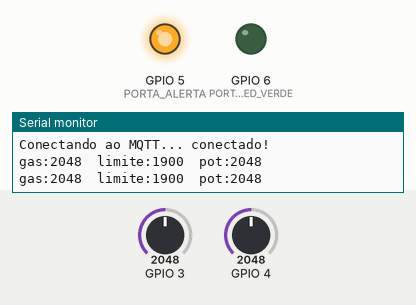
This sketch was run on a simulated ESP32-C3. On the bench: output pins drawn as LEDs (lit = HIGH), the last lines printed to the serial monitor. Inputs (shaded band) come from the test bench; at power-on: GPIO 4 = 2048, GPIO 3 = 2048 (analog values on the 0–4095 scale). WiFi joins after 1.5 s; servers stay silent unless stated; the local clock reads 2024-03-15 10:24:30 at power-on unless the sketch sets it; no MQTT or app messages arrive unless stated.

Above: at 2.7 s.
2.8 s: GPIO 4 set to 2232
4.3 s: GPIO 4 set to 2372
At 5.7 s:
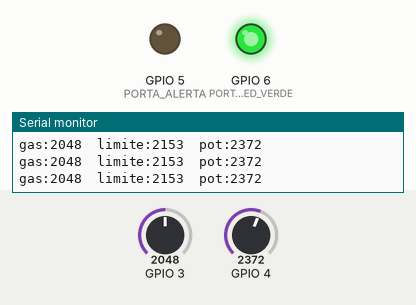
6.0 s: GPIO 4 set to 2047
At 6.9 s:
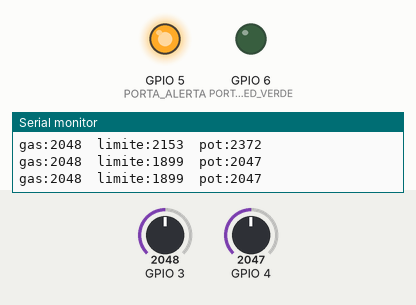
7.5 s: GPIO 4 set to 2866
At 8.1 s:
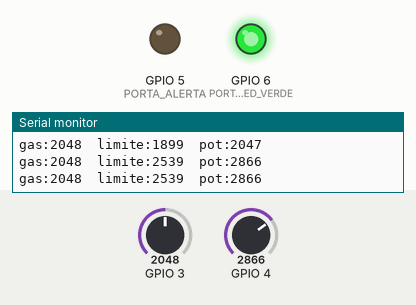
Timing chart, 0 to 10.0 s (numbered marks = the images above; inputs shaded):
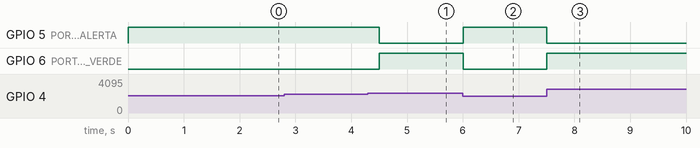

Measured:
- the behaviour switches between 2302 and 2303 on GPIO 4 (found by bisection; images 0 and 1)
- after the input at 4.3 s, GPIO 5 (PORTA_ALERTA): HIGH → LOW after 0.21 s; GPIO 6 (PORTA_LED_VERDE): LOW → HIGH after 0.21 s
- after the input at 6.0 s, GPIO 5 (PORTA_ALERTA): LOW → HIGH at once; GPIO 6 (PORTA_LED_VERDE): HIGH → LOW at once
- after the input at 7.5 s, GPIO 5 (PORTA_ALERTA): HIGH → LOW at once; GPIO 6 (PORTA_LED_VERDE): LOW → HIGH at once

The sketch:

DetectorDeGasComDashboard.ino
```cpp
/*
 * Projeto: Detector de Gas com Dashboard Web + MQTT/EMQX (acesso de qualquer lugar)
 * Placa:   ESP32C3 Super Mini
 *
 * Dashboard local (mesma rede Wi-Fi):
 *   http://detector-gas.local   ou   http://<IP mostrado no monitor serial>
 *
 * Dashboard remoto (qualquer lugar):
 *   docs/index.html (publicado no GitHub Pages), conectado ao mesmo broker MQTT
 *
 * Biblioteca necessaria (Gerenciador de Bibliotecas da Arduino IDE):
 *   PubSubClient  (autor: Nick O'Leary)
 *
 * Senhas e usuarios ficam no arquivo secrets.h (fora do git).
 * Copie secrets.example.h para secrets.h e preencha.
 *
 * O potenciometro ajusta o LIMITE do nivel de gas:
 *   limite mais baixo  = detector mais sensivel (dispara com menos gas)
 *   limite mais alto   = detector menos sensivel
 *
 * A leitura do sensor e o alerta rodam numa tarefa separada, entao o
 * detector continua funcionando mesmo se o Wi-Fi ou a internet cairem.
 */

#include <WiFi.h>
#include <WiFiClientSecure.h>
#include <WebServer.h>
#include <ESPmDNS.h>
#include <PubSubClient.h>
#include <time.h>
#include <sys/time.h>

#include "secrets.h"   // WIFI_SSID, WIFI_SENHA, MQTT_USUARIO, MQTT_SENHA (nao vai para o git)


// === CONFIGURACAO DO WI-FI ====================

// Nome para acessar como http://<NOME_MDNS>.local
#define NOME_MDNS           "detector-gas"

// Tempo maximo esperando o Wi-Fi conectar ao ligar (ms)
#define TEMPO_MAX_WIFI      15000

// Descomente se a placa nao conectar no Wi-Fi (antena fraca de algumas Super Mini)
// #define WIFI_POTENCIA_REDUZIDA

// ==============================================


// === CONFIGURACAO DO MQTT (EMQX Cloud Serverless) =

// Endereco do deployment (campo "Address" na pagina Overview do EMQX Cloud)
#define MQTT_HOST           "z2d90268.ala.us-east-1.emqxsl.com"
#define MQTT_PORTA          8883

// Usuario e senha do ESP32 ficam no secrets.h

// Identificacao deste detector nas mensagens (campo "id")
#define ID_DISPOSITIVO      "detector-01"

// Prefixo dos topicos. Precisa ser igual ao do docs/index.html
#define MQTT_TOPICO_BASE    "detector-gas"

// De quanto em quanto tempo a leitura atual e enviada para a nuvem (ms).
// Alem disso, toda mudanca de estado (normal <-> critico) e enviada na hora.
// O plano gratis do EMQX tem 1 GB de trafego por mes: com 1000 ms o detector
// gasta uns 250 MB/mes. Com 500 ms passa de 400 MB; abaixo disso nao recomendo.
#define INTERVALO_PUBLICACAO_MQTT  1000

// De quanto em quanto tempo a lista de leituras e reenviada (ms)
// (serve para o dashboard remoto ja abrir com a lista preenchida)
#define INTERVALO_HISTORICO_MQTT   60000

// Tempo entre tentativas de reconexao ao broker (ms)
#define INTERVALO_RECONEXAO_MQTT   10000

// Descomente SO para teste, se a conexao falhar por causa do certificado.
// A conexao continua criptografada, mas sem confirmar que o servidor e o EMQX.
// #define MQTT_SEM_VERIFICAR_CERTIFICADO

// ==============================================


// === PORTAS ===================================
// Entradas analogicas precisam ficar entre GPIO0 e GPIO4 (ADC1),
// porque o ADC2 (GPIO5) nao funciona com o Wi-Fi ligado.

#define PORTA_SENSOR         3   // AO do MQ2 (passando pelo divisor de tensao)
#define PORTA_POTENCIOMETRO  4   // pino do meio do potenciometro
#define PORTA_ALERTA         5   // buzzer ou LED vermelho
#define PORTA_LED_VERDE      6   // LED verde

// ==============================================


// === AJUSTES DO LIMITE (POTENCIOMETRO) ========

// Faixa do limite que o potenciometro consegue ajustar
#define LIMITE_MINIMO        300    // potenciometro todo para um lado
#define LIMITE_MAXIMO        3500   // potenciometro todo para o outro lado

// Troque para 1 se quiser que o giro funcione ao contrario
#define INVERTER_POT         0

// Calibracao do potenciometro: leitura nas pontas do giro.
// Olhe o "pot:" no monitor serial com o potenciometro todo para cada lado
// e coloque os valores aqui se o ajuste nao estiver usando o giro todo.
#define POT_LEITURA_MINIMA   0
#define POT_LEITURA_MAXIMA   4095

// ==============================================


// === AJUSTES DA LEITURA =======================

// Intervalo em milissegundos entre as leituras
#define INTERVALO_LEITURAS   500

// Quantas leituras sao feitas e tiradas a media (reduz o "tremido" do ADC)
#define AMOSTRAS_MEDIA       16

// Margem para desligar o alerta: so desliga quando o gas cair
// HISTERESE pontos abaixo do limite. Use 0 para desativar.
#define HISTERESE            50

// Quantidade de leituras guardadas para a lista dos dashboards
#define TAMANHO_HISTORICO    60

// ==============================================


// === TOPICOS MQTT (montados a partir do prefixo) =

#define TOPICO_LEITURA      MQTT_TOPICO_BASE "/leitura"
#define TOPICO_HISTORICO    MQTT_TOPICO_BASE "/historico"
#define TOPICO_STATUS       MQTT_TOPICO_BASE "/status"

// ==============================================


// === CERTIFICADO RAIZ (DigiCert Global Root G2, usado pelo EMQX Cloud Serverless) =
// Se a conexao falhar com codigo -2, baixe o certificado na pagina Overview do
// deployment (arquivo emqxsl-ca.crt), abra no Bloco de Notas e cole o conteudo
// aqui no lugar deste, mantendo as linhas BEGIN e END.

static const char CERTIFICADO_RAIZ[] = R"CERT(
-----BEGIN CERTIFICATE-----
MIIDjjCCAnagAwIBAgIQAzrx5qcRqaC7KGSxHQn65TANBgkqhkiG9w0BAQsFADBh
MQswCQYDVQQGEwJVUzEVMBMGA1UEChMMRGlnaUNlcnQgSW5jMRkwFwYDVQQLExB3
d3cuZGlnaWNlcnQuY29tMSAwHgYDVQQDExdEaWdpQ2VydCBHbG9iYWwgUm9vdCBH
MjAeFw0xMzA4MDExMjAwMDBaFw0zODAxMTUxMjAwMDBaMGExCzAJBgNVBAYTAlVT
MRUwEwYDVQQKEwxEaWdpQ2VydCBJbmMxGTAXBgNVBAsTEHd3dy5kaWdpY2VydC5j
b20xIDAeBgNVBAMTF0RpZ2lDZXJ0IEdsb2JhbCBSb290IEcyMIIBIjANBgkqhkiG
9w0BAQEFAAOCAQ8AMIIBCgKCAQEAuzfNNNx7a8myaJCtSnX/RrohCgiN9RlUyfuI
2/Ou8jqJkTx65qsGGmvPrC3oXgkkRLpimn7Wo6h+4FR1IAWsULecYxpsMNzaHxmx
1x7e/dfgy5SDN67sH0NO3Xss0r0upS/kqbitOtSZpLYl6ZtrAGCSYP9PIUkY92eQ
q2EGnI/yuum06ZIya7XzV+hdG82MHauVBJVJ8zUtluNJbd134/tJS7SsVQepj5Wz
tCO7TG1F8PapspUwtP1MVYwnSlcUfIKdzXOS0xZKBgyMUNGPHgm+F6HmIcr9g+UQ
vIOlCsRnKPZzFBQ9RnbDhxSJITRNrw9FDKZJobq7nMWxM4MphQIDAQABo0IwQDAP
BgNVHRMBAf8EBTADAQH/MA4GA1UdDwEB/wQEAwIBhjAdBgNVHQ4EFgQUTiJUIBiV
5uNu5g/6+rkS7QYXjzkwDQYJKoZIhvcNAQELBQADggEBAGBnKJRvDkhj6zHd6mcY
1Yl9PMWLSn/pvtsrF9+wX3N3KjITOYFnQoQj8kVnNeyIv/iPsGEMNKSuIEyExtv4
NeF22d+mQrvHRAiGfzZ0JFrabA0UWTW98kndth/Jsw1HKj2ZL7tcu7XUIOGZX1NG
Fdtom/DzMNU+MeKNhJ7jitralj41E6Vf8PlwUHBHQRFXGU7Aj64GxJUTFy8bJZ91
8rGOmaFvE7FBcf6IKshPECBV1/MUReXgRPTqh5Uykw7+U0b6LJ3/iyK5S9kJRaTe
pLiaWN0bfVKfjllDiIGknibVb63dDcY3fe0Dkhvld1927jyNxF1WW6LZZm6zNTfl
MrY=
-----END CERTIFICATE-----
)CERT";

// ==============================================


// === VARIAVEIS GLOBAIS ========================

WebServer         servidor(80);
WiFiClientSecure  clienteSeguro;
PubSubClient      mqtt(clienteSeguro);

// Protege os dados compartilhados entre a tarefa do sensor e o resto do programa
SemaphoreHandle_t mutexDados;

uint16_t historicoValores[TAMANHO_HISTORICO];
uint16_t historicoLimites[TAMANHO_HISTORICO];
uint32_t historicoTempos[TAMANHO_HISTORICO];   // millis() de cada leitura
bool     historicoCritico[TAMANHO_HISTORICO];
uint8_t  indiceHistorico = 0;
uint8_t  totalHistorico  = 0;

volatile uint16_t nivelAtual   = 0;
volatile uint16_t limiteAtual  = LIMITE_MINIMO;
volatile uint16_t leituraPot   = 0;
volatile bool     nivelCritico = false;

bool horaSincronizada = false;
unsigned long ultimaTentativaMqtt = 0;
unsigned long ultimoHistoricoMqtt = 0;
unsigned long ultimaPublicacaoMqtt = 0;

// Numero sequencial de cada mensagem de leitura (volta a 0 quando a placa reinicia).
// Permite contar mensagens perdidas: lacunas no seq = mensagens que nao chegaram.
uint32_t seqLeitura = 0;
bool     estadoPublicado = false;   // ultimo estado enviado (para mandar mudancas na hora)

// ==============================================


// === PAGINA DO DASHBOARD LOCAL ================

const char PAGINA[] = R"rawliteral(
<!DOCTYPE html>
<html lang="pt-BR">
<head>
<meta charset="utf-8">
<meta name="viewport" content="width=device-width, initial-scale=1">
<title>Detector de Gás</title>
<style>
  :root{
    --fundo:#e9edf1; --painel:#ffffff; --texto:#1d2733; --suave:#5d6b7a;
    --seguro:#1f8a4c; --perigo:#c4291c; --trilho:#d3dae2; --linha:#c9d1da;
  }
  @media (prefers-color-scheme: dark){
    :root{
      --fundo:#141a20; --painel:#1e262e; --texto:#e6ebf0; --suave:#93a1b0;
      --seguro:#3fbf73; --perigo:#ff5a4a; --trilho:#2d3742; --linha:#2d3742;
    }
  }
  *{box-sizing:border-box}
  body{margin:0;font-family:system-ui,-apple-system,"Segoe UI",Roboto,sans-serif;
       background:var(--fundo);color:var(--texto)}
  main{max-width:560px;margin:0 auto;padding:20px 16px 40px}
  h1{font-size:1.25rem;margin:0 0 16px}
  .painel{background:var(--painel);border-radius:10px;padding:20px;margin-bottom:16px}
  .leitura{display:flex;align-items:baseline;justify-content:space-between;gap:12px}
  #valor{font-size:3.5rem;font-weight:700;font-variant-numeric:tabular-nums;line-height:1}
  #status{font-weight:600;font-size:1.05rem}
  .barra{position:relative;height:22px;background:var(--trilho);border-radius:11px;
         overflow:hidden;margin-top:18px}
  #preenche{height:100%;width:0;background:var(--seguro);transition:width .3s,background .3s}
  #limite{position:absolute;top:0;bottom:0;width:3px;background:var(--texto);opacity:.6;
          transition:left .3s}
  .escala{display:flex;justify-content:space-between;color:var(--suave);
          font-size:.8rem;margin-top:6px}
  #txtLimite{color:var(--texto);font-weight:600}
  h2{font-size:1rem;margin:0 0 10px}
  .tabela{max-height:50vh;overflow-y:auto}
  table{width:100%;border-collapse:collapse;font-variant-numeric:tabular-nums}
  th,td{text-align:left;padding:7px 4px;border-bottom:1px solid var(--linha)}
  th{color:var(--suave);font-weight:500;font-size:.85rem;position:sticky;top:0;background:var(--painel)}
  td.alto{color:var(--perigo);font-weight:700}
</style>
</head>
<body>
<main>
  <h1>Detector de gás</h1>

  <section class="painel">
    <div class="leitura">
      <div id="valor">--</div>
      <div id="status">Conectando…</div>
    </div>
    <div class="barra"><div id="preenche"></div><div id="limite"></div></div>
    <div class="escala"><span>0</span><span id="txtLimite">Limite</span><span>4095</span></div>
  </section>

  <section class="painel">
    <h2>Últimas leituras</h2>
    <div class="tabela">
      <table>
        <thead><tr><th>Hora</th><th>Nível</th><th>Limite</th></tr></thead>
        <tbody id="lista"></tbody>
      </table>
    </div>
  </section>
</main>

<script>
const $ = id => document.getElementById(id);

async function atualizar(){
  try{
    const r = await fetch('/dados');
    const d = await r.json();

    $('valor').textContent = d.atual;
    $('status').textContent = d.critico ? 'Nível crítico' : 'Normal';
    $('status').style.color = d.critico ? 'var(--perigo)' : 'var(--seguro)';

    $('preenche').style.width = (d.atual / 4095 * 100) + '%';
    $('preenche').style.background = d.critico ? 'var(--perigo)' : 'var(--seguro)';
    $('limite').style.left = (d.limite / 4095 * 100) + '%';
    $('txtLimite').textContent = 'Limite ' + d.limite;

    const agora = Date.now();
    $('lista').innerHTML = d.historico.map(([t, v, l, c]) => {
      const hora = new Date(agora - (d.agora - t)).toLocaleTimeString('pt-BR');
      return '<tr><td>' + hora + '</td><td class="' + (c ? 'alto' : '') + '">' + v +
             '</td><td>' + l + '</td></tr>';
    }).join('');
  }catch(e){
    $('status').textContent = 'Sem resposta do ESP32. Verifique o Wi-Fi.';
    $('status').style.color = 'var(--suave)';
  }
}

setInterval(atualizar, 500);
atualizar();
</script>
</body>
</html>
)rawliteral";

// ==============================================


// === FUNCOES DO SENSOR ========================

// Le uma porta analogica varias vezes e devolve a media
uint16_t lerMedia(uint8_t porta) {
    uint32_t soma = 0;
    for (uint8_t i = 0; i < AMOSTRAS_MEDIA; i++) {
        soma += analogRead(porta);
    }
    return soma / AMOSTRAS_MEDIA;
}

// Le o potenciometro e converte para um valor de limite
uint16_t lerLimite() {
    leituraPot = lerMedia(PORTA_POTENCIOMETRO);

    long pot = constrain((long)leituraPot, (long)POT_LEITURA_MINIMA, (long)POT_LEITURA_MAXIMA);
    if (INVERTER_POT) {
        pot = POT_LEITURA_MINIMA + POT_LEITURA_MAXIMA - pot;
    }

    return map(pot, POT_LEITURA_MINIMA, POT_LEITURA_MAXIMA, LIMITE_MINIMO, LIMITE_MAXIMO);
}

// Le o sensor e o potenciometro, aciona as saidas e guarda no historico
void lerSensor() {
    uint16_t nivel  = lerMedia(PORTA_SENSOR);
    uint16_t limite = lerLimite();
    bool critico    = nivelCritico;

    // Liga o alerta acima do limite; so desliga quando cair abaixo de (limite - HISTERESE)
    if (!critico && nivel > limite) {
        critico = true;
    }
    else if (critico && nivel + HISTERESE < limite) {
        critico = false;
    }

    digitalWrite(PORTA_ALERTA, critico);
    digitalWrite(PORTA_LED_VERDE, !critico);

    xSemaphoreTake(mutexDados, portMAX_DELAY);
    nivelAtual   = nivel;
    limiteAtual  = limite;
    nivelCritico = critico;

    historicoValores[indiceHistorico] = nivel;
    historicoLimites[indiceHistorico] = limite;
    historicoTempos[indiceHistorico]  = millis();
    historicoCritico[indiceHistorico] = critico;
    indiceHistorico = (indiceHistorico + 1) % TAMANHO_HISTORICO;

    if (totalHistorico < TAMANHO_HISTORICO) totalHistorico++;

    xSemaphoreGive(mutexDados);

    // Formato compativel com o Plotter Serial da Arduino IDE
    Serial.printf("gas:%u\tlimite:%u\tpot:%u\n", nivel, limite, (uint16_t)leituraPot);
}

// Tarefa que roda sozinha, independente do Wi-Fi e do MQTT
void tarefaSensor(void* parametro) {
    TickType_t ultimoDespertar = xTaskGetTickCount();
    while(1) {
        lerSensor();
        vTaskDelayUntil(&ultimoDespertar, pdMS_TO_TICKS(INTERVALO_LEITURAS));
    }
}

// ==============================================


// === FUNCOES DO DASHBOARD LOCAL ===============

void enviarPagina() {
    servidor.send(200, "text/html; charset=utf-8", PAGINA);
}

// Envia os dados em JSON (leitura mais recente primeiro)
void enviarDados() {
    String json;
    json.reserve(96 + TAMANHO_HISTORICO * 28);

    xSemaphoreTake(mutexDados, portMAX_DELAY);
    json = "{\"atual\":"   + String(nivelAtual) +
           ",\"limite\":"  + String(limiteAtual) +
           ",\"critico\":" + String(nivelCritico ? "true" : "false") +
           ",\"agora\":"   + String(millis()) +
           ",\"historico\":[";

    for (uint8_t i = 0; i < totalHistorico; i++) {
        uint8_t pos = (indiceHistorico + TAMANHO_HISTORICO - 1 - i) % TAMANHO_HISTORICO;
        if (i > 0) json += ",";
        json += "[" + String(historicoTempos[pos]) +
                "," + String(historicoValores[pos]) +
                "," + String(historicoLimites[pos]) +
                "," + String(historicoCritico[pos] ? 1 : 0) + "]";
    }
    xSemaphoreGive(mutexDados);

    json += "]}";
    servidor.send(200, "application/json", json);
}

// ==============================================


// === FUNCOES DO MQTT ==========================

// Hora atual em milissegundos desde 1970 (vem da internet via NTP)
uint64_t agoraEpochMs() {
    struct timeval tv;
    gettimeofday(&tv, NULL);
    return (uint64_t)tv.tv_sec * 1000ULL + tv.tv_usec / 1000;
}

// Publica a leitura mais recente (retida: quem abrir o dashboard recebe na hora)
void publicarLeitura() {
    xSemaphoreTake(mutexDados, portMAX_DELAY);
    uint16_t v = nivelAtual;
    uint16_t l = limiteAtual;
    bool     c = nivelCritico;
    xSemaphoreGive(mutexDados);

    // id = detector, seq = numero da mensagem, t = hora (ms desde 1970, UTC),
    // v = nivel de gas (ADC), l = limite, c = 1 se critico
    char msg[160];
    snprintf(msg, sizeof(msg),
             "{\"id\":\"%s\",\"seq\":%lu,\"t\":%llu,\"v\":%u,\"l\":%u,\"c\":%d}",
             ID_DISPOSITIVO, (unsigned long)seqLeitura, (unsigned long long)agoraEpochMs(),
             v, l, c ? 1 : 0);
    if (mqtt.publish(TOPICO_LEITURA, msg, true)) {
        estadoPublicado = c;
    }
    seqLeitura++;   // conta toda tentativa: envio que falhou aparece como lacuna no seq
}

// Publica a lista das ultimas leituras (mais recente primeiro)
void publicarHistorico() {
    String json;
    json.reserve(16 + TAMANHO_HISTORICO * 32);
    json = "{\"h\":[";

    char item[48];
    uint64_t agoraMs     = agoraEpochMs();
    uint32_t agoraMillis = millis();

    xSemaphoreTake(mutexDados, portMAX_DELAY);
    for (uint8_t i = 0; i < totalHistorico; i++) {
        uint8_t pos = (indiceHistorico + TAMANHO_HISTORICO - 1 - i) % TAMANHO_HISTORICO;
        uint64_t t  = agoraMs - (uint32_t)(agoraMillis - historicoTempos[pos]);
        snprintf(item, sizeof(item), "%s[%llu,%u,%u,%d]", i > 0 ? "," : "",
                 (unsigned long long)t, historicoValores[pos], historicoLimites[pos],
                 historicoCritico[pos] ? 1 : 0);
        json += item;
    }
    xSemaphoreGive(mutexDados);

    json += "]}";
    mqtt.publish(TOPICO_HISTORICO, json.c_str(), true);
}

// Conecta ao broker. Se o ESP32 cair, o broker publica "offline" sozinho.
void conectarMqtt() {
    String idCliente = "detector-gas-" + String((uint32_t)ESP.getEfuseMac(), HEX);

    Serial.print("Conectando ao MQTT... ");
    if (mqtt.connect(idCliente.c_str(), MQTT_USUARIO, MQTT_SENHA,
                     TOPICO_STATUS, 1, true, "offline")) {
        Serial.println("conectado!");
        mqtt.publish(TOPICO_STATUS, "online", true);
        publicarHistorico();
        ultimoHistoricoMqtt = millis();
    }
    else {
        // Codigos: -4 tempo esgotado, -2 falha de rede/certificado, 4 usuario ou senha errados, 5 nao autorizado
        Serial.printf(
            "falhou (codigo %d). Nova tentativa em %d s\n",
            mqtt.state(),
            (INTERVALO_RECONEXAO_MQTT / 1000)
        );
    }
}

// ==============================================


// === SETUP E LOOP =============================

void setup() {
    pinMode(PORTA_ALERTA, OUTPUT);
    pinMode(PORTA_LED_VERDE, OUTPUT);
    analogReadResolution(12);   // leituras de 0 a 4095

    Serial.begin(115200);

    // Inicia a tarefa do sensor ANTES do Wi-Fi: o detector funciona desde o primeiro segundo
    mutexDados = xSemaphoreCreateMutex();
    xTaskCreate(tarefaSensor, "sensor", 4096, NULL, 2, NULL);

    // Conecta ao Wi-Fi
    WiFi.mode(WIFI_STA);
    WiFi.begin(WIFI_SSID, WIFI_SENHA);
#ifdef WIFI_POTENCIA_REDUZIDA
    WiFi.setTxPower(WIFI_POWER_8_5dBm);
#endif

    Serial.println("Conectando ao Wi-Fi...");
    unsigned long inicio = millis();
    while (WiFi.status() != WL_CONNECTED && millis() - inicio < TEMPO_MAX_WIFI) {
        delay(250);
    }

    if (WiFi.status() == WL_CONNECTED) {
        Serial.print("Dashboard local em: http://");
        Serial.println(WiFi.localIP());
        if (MDNS.begin(NOME_MDNS)) {
            Serial.println("Ou em: http://" NOME_MDNS ".local");
        }
    }
    else {
        Serial.println("Nao conectou ainda. O ESP32 vai continuar tentando sozinho.");
    }

    // Pede a hora certa para a internet (necessaria para o certificado e para os horarios)
    configTime(0, 0, "pool.ntp.org", "time.google.com");

    // Dashboard local
    servidor.on("/", enviarPagina);
    servidor.on("/dados", enviarDados);
    servidor.begin();

    // MQTT com conexao segura (TLS)
#ifdef MQTT_SEM_VERIFICAR_CERTIFICADO
    clienteSeguro.setInsecure();
#else
    clienteSeguro.setCACert(CERTIFICADO_RAIZ);
#endif
    mqtt.setServer(MQTT_HOST, MQTT_PORTA);
    mqtt.setBufferSize(3072);    // espaco para a lista de leituras
    mqtt.setKeepAlive(30);
    mqtt.setSocketTimeout(10);

    ultimaTentativaMqtt = millis() - INTERVALO_RECONEXAO_MQTT;   // tenta logo de cara
}

void loop() {
    // Atende quem abrir o dashboard local
    servidor.handleClient();

    // Espera a hora chegar da internet antes de usar o MQTT
    if (!horaSincronizada && time(nullptr) > 1700000000) {
        horaSincronizada = true;
        Serial.println("Hora sincronizada.");
    }

    if (WiFi.status() == WL_CONNECTED && horaSincronizada) {
        if (!mqtt.connected()) {
            if (millis() - ultimaTentativaMqtt >= INTERVALO_RECONEXAO_MQTT) {
                ultimaTentativaMqtt = millis();
                conectarMqtt();
            }
        }
        else {
            mqtt.loop();

            // Envia no intervalo normal OU imediatamente quando o estado muda
            unsigned long desdeUltimo = millis() - ultimaPublicacaoMqtt;
            if (desdeUltimo >= INTERVALO_PUBLICACAO_MQTT ||
                (nivelCritico != estadoPublicado && desdeUltimo >= 100)) {
                ultimaPublicacaoMqtt = millis();
                publicarLeitura();
            }

            if (millis() - ultimoHistoricoMqtt >= INTERVALO_HISTORICO_MQTT) {
                ultimoHistoricoMqtt = millis();
                publicarHistorico();
            }
        }
    }

    delay(2);   // da folga para as outras tarefas
}

// ==============================================
```

Source omitted: secrets.example.h (593 bytes)
